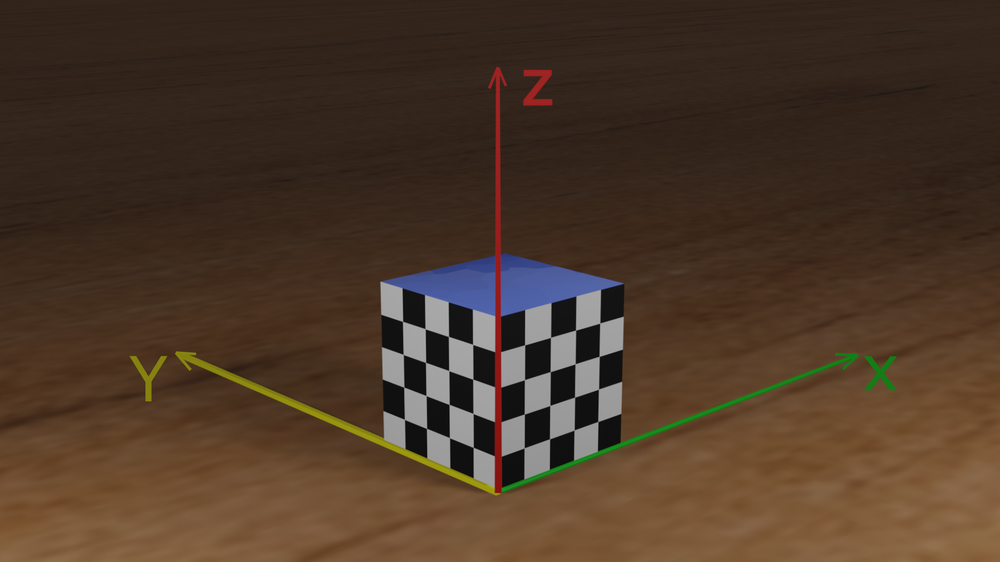
#> input picture checkboard.png, 1000 x 562 px, shrunk from 2002 x 1126 before the run
$ python task2.py
#> lines starting #> are read from the running program, lines starting #| are printed output that depends on the picture; after the words box and inside, x2 and y2 are one past the last pixel; in counts of white or black regions, pixels touching at a corner belong together; long printed decimals are rounded

import numpy as np
from cv2 import imread, cvtColor, COLOR_BGR2GRAY, TERM_CRITERIA_EPS, TERM_CRITERIA_MAX_ITER, \
    findChessboardCorners, cornerSubPix, drawChessboardCorners

def findIntrinsicParams(world_cords,img_points):
    A1=[]
    A2=[]
    for item in world_cords:
        litem=list(item)
        l2=list(item)
        litem2=[]
        litem.append(1)
        litem.append(0)
        litem.append(0)
        litem.append(0)
        litem.append(0)
        A1.append(litem)
        litem2.append(0)
        litem2.append(0)
        litem2.append(0)
        litem2.append(0)
        litem2.extend(l2)
        litem2.append(1)
        A2.append(litem2)
    A=[x for y in zip(A1,A2) for x in y]
    A=np.array([np.array(x) for x in A],dtype=object)
    A5=[]
    img_points=np.array(img_points).flatten().reshape(36,2)
    for i in range(0,36):
        x=img_points[i]
        w=world_cords[i]
        A3=np.array([-x[0]*w[0], -x[0]*w[1],-x[0]*w[2],-x[0]])
        A4=np.array([-x[1]*w[0], -x[1]*w[1],-x[1]*w[2],-x[1]])
        A5.append(A3)
        A5.append(A4)
    A5=np.array(A5).flatten().reshape(72,4)
    A6=np.hstack((A,A5)).astype(float)
    # print(A6)
    U,S,VT=np.linalg.svd(A6)
    m=VT[11].reshape((3,4))
    m=m/(np.linalg.norm(np.array([m[2][0],m[2][1],m[2][2]])))
    m1=np.array([m[0][0],m[0][1],m[0][2]]).T
    m2=np.array([m[1][0],m[1][1],m[1][2]]).T
    m3=np.array([m[2][0],m[2][1],m[2][2]]).T
    m4=np.array([m[0][3],m[1][3],m[2][3]]).T
    ox=np.dot(m1.T,m3)
    oy=np.dot(m2.T,m3)
    fx=np.sqrt((np.dot(m1.T,m1)-ox**2))
    fy=np.sqrt((np.dot(m2,m2.T)-oy**2))

    # cc=np.dot(m,np.array([40,0,40,1]))
    # print(cc[0]/cc[2],cc[1]/cc[2])

    return [fx,fy,ox,oy]

def calibrate(imgname):
    #......
#> called with imgname = 'checkboard.png'
    criteria = (TERM_CRITERIA_EPS + TERM_CRITERIA_MAX_ITER, 30, 0.001)
    load_image=imread(imgname)
#> load_image is the input picture: shape (562, 1000, 3); mean B, G, R 40.6, 56.2, 76.2
    gray_image=cvtColor(load_image,COLOR_BGR2GRAY)
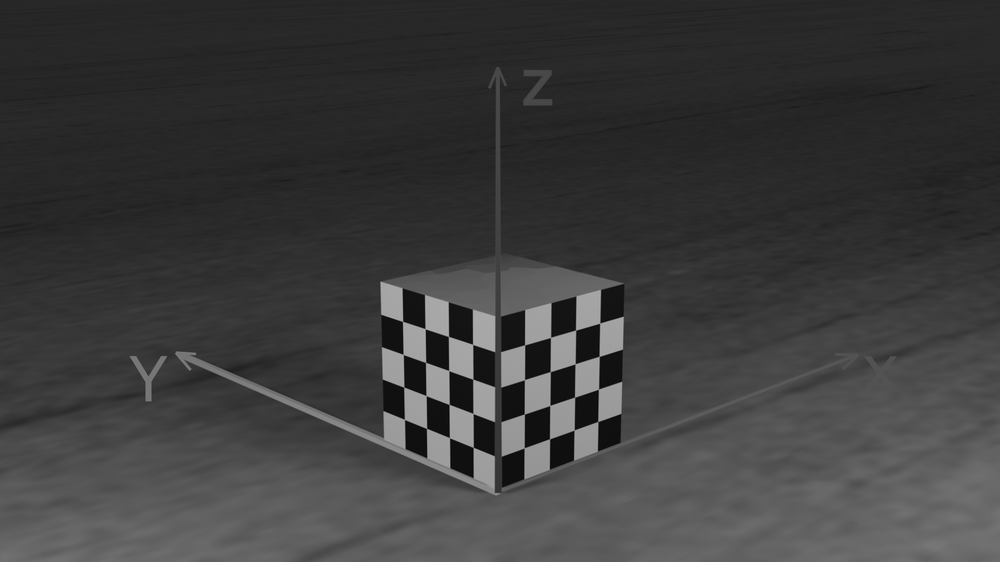
#> gray_image: shape (562, 1000); min 2, max 178, mean 60.4
    r,corners = findChessboardCorners(gray_image,(4,9))
#> r = True; corners = 36 rows, first 8: [599.6, 323.3], [599, 356.5], [598.5, 389.2], [597.9, 421.5], [575.9, 330.2], [575, 363.8], [574.7, 397.2], [574, 430]
    img_points = []
    corners2 = cornerSubPix(gray_image,corners, (6,6), (-1,-1), criteria)
#> corners2 = 36 rows, first 8: [599.7, 323.1], [599.2, 356.3], [598.5, 389.2], [597.8, 421.5], [575.6, 330.1], [575.1, 363.8], [574.6, 397.2], [574.1, 430]
    img_points.append(corners)
    drawChessboardCorners(load_image, (4,9), corners2, r)
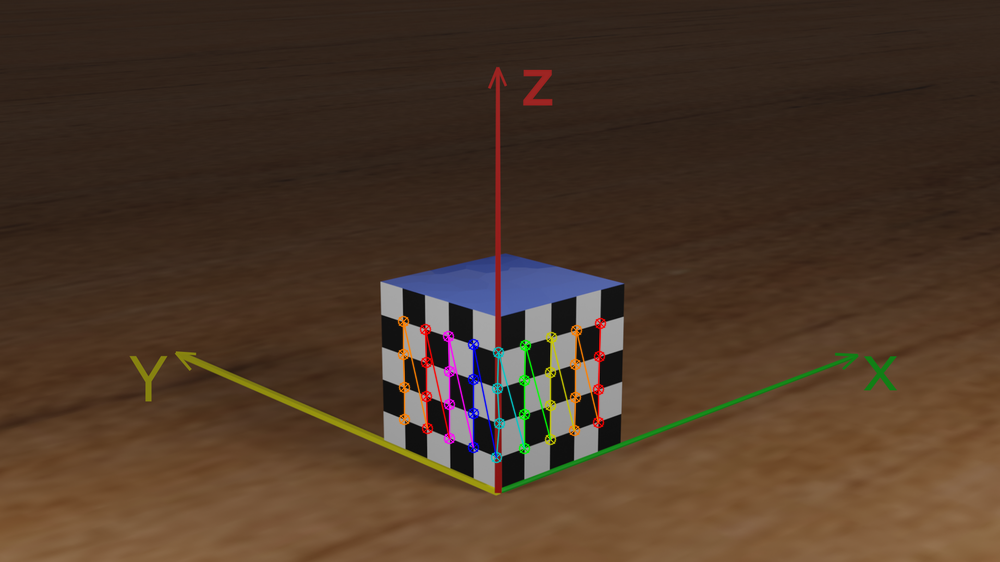
#> load_image: shape (562, 1000, 3); 1.44% of pixels changed, all inside (x1, y1, x2, y2) = (397, 315, 607, 464)

    # print(img_points[0])
    world_cords=np.array([
        [40,0,40],[40,0,30],[40,0,20],[40,0,10],
        [30,0,40],[30,0,30],[30,0,20],[30,0,10],
        [20,0,40],[20,0,30],[20,0,20],[20,0,10],
        [10,0,40],[10,0,30],[10,0,20],[10,0,10],
        [0,0,40],[0,0,30],[0,0,20],[0,0,10],
        [0,10,40],[0,10,30],[0,10,20],[0,10,10],
        [0,20,40],[0,20,30],[0,20,20],[0,20,10],
        [0,30,40],[0,30,30],[0,30,20],[0,30,10],
        [0,40,40],[0,40,30],[0,40,20],[0,40,10]
    ])

    intrinsic_params=findIntrinsicParams(world_cords,img_points)
#> in findIntrinsicParams, `img_points=np.array(img_points).flatten().reshape(36,2)`: img_points = 36 pairs, first value 402.5 to 599.7, second value 321.4 to 456.7
#> the loop in findIntrinsicParams, `for i in range(0,36):` made 36 passes
#> (x, A3, A4) on passes 1 to 8: ([599.7, 323.1], [-23989, 0, -23989, -599.7], [-12924.9, 0, -12924.9, -323.1]), ([599.2, 356.3], [-23967.4, 0, -17975.5, -599.2], [-14253.8, 0, -10690.4, -356.3]), ([598.5, 389.2], [-23939.4, 0, -11969.7, -598.5], [-15566.2, 0, -7783.1, -389.2]), ([597.8, 421.5], [-23912, 0, -5978, -597.8], [-16860.4, 0, -4215.1, -421.5]), ([575.6, 330.1], [-17267.1, 0, -23022.8, -575.6], [-9903.8, 0, -13205.1, -330.1]), ([575.1, 363.8], [-17253.2, 0, -17253.2, -575.1], [-10913.5, 0, -10913.5, -363.8]), ([574.6, 397.2], [-17237.2, 0, -11491.4, -574.6], [-11915.3, 0, -7943.5, -397.2]), ([574.1, 430], [-17224.4, 0, -5741.5, -574.1], [-12900.5, 0, -4300.2, -430])
#> after the loop in findIntrinsicParams, `for i in range(0,36):`: A5 = 72 items, first 6: [-23989, 0, -23989, -599.7], [-12924.9, 0, -12924.9, -323.1], [-23967.4, 0, -17975.5, -599.2], [-14253.8, 0, -10690.4, -356.3], [-23939.4, 0, -11969.7, -598.5], [-15566.2, 0, -7783.1, -389.2]
#> in findIntrinsicParams, `A5=np.array(A5).flatten().reshape(72,4)`: A5 = 72 rows, first 6: [-23989, 0, -23989, -599.7], [-12924.9, 0, -12924.9, -323.1], [-23967.4, 0, -17975.5, -599.2], [-14253.8, 0, -10690.4, -356.3], [-23939.4, 0, -11969.7, -598.5], [-15566.2, 0, -7783.1, -389.2]
#> in findIntrinsicParams, `U,S,VT=np.linalg.svd(A6)`:
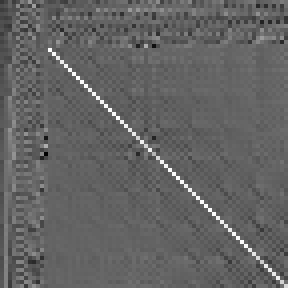
#> U: shape (72, 72) float64 (shown 4 times larger); min -0.607, max 0.943, mean -0.000679; drawn with min black and max white
#> in findIntrinsicParams, `U,S,VT=np.linalg.svd(A6)`: S = [118199.8, 67959.1, 37283.9, 1307.7, 188.1, 109.9, 59.35, 10.5, 7.13, 5.19, 1.45, 0.00323]
#> in findIntrinsicParams, `m=VT[11].reshape((3,4))`: m = [[-0.00504, 0.00229, 0.000483, -0.712], [0.000219, 0.000272, 0.0053, -0.702], [-2.48e-06, -2.53e-06, 9.79e-07, -0.00143]]
#> in findIntrinsicParams, `m=m/(np.linalg.norm(np.array([m[2][0],m[2][1],m[2][2]])))`: m = [[-1372.6, 622.4, 131.5, -193771.2], [59.64, 73.99, 1442, -191207], [-0.674, -0.689, 0.266, -389.5]]
#> in findIntrinsicParams, `m1=np.array([m[0][0],m[0][1],m[0][2]]).T`: m1 = [-1372.6, 622.4, 131.5]
#> in findIntrinsicParams, `m2=np.array([m[1][0],m[1][1],m[1][2]]).T`: m2 = [59.64, 73.99, 1442]
#> in findIntrinsicParams, `m3=np.array([m[2][0],m[2][1],m[2][2]]).T`: m3 = [-0.674, -0.689, 0.266]
#> in findIntrinsicParams, `m4=np.array([m[0][3],m[1][3],m[2][3]]).T`: m4 = [-193771.2, -191207, -389.5]
#> in findIntrinsicParams, `ox=np.dot(m1.T,m3)`: ox = 531.2
#> in findIntrinsicParams, `oy=np.dot(m2.T,m3)`: oy = 293.1
#> in findIntrinsicParams, `fx=np.sqrt((np.dot(m1.T,m1)-ox**2))`: fx = 1416.5
#> in findIntrinsicParams, `fy=np.sqrt((np.dot(m2,m2.T)-oy**2))`: fy = 1415.1
#> intrinsic_params = [1416.5, 1415.1, 531.2, 293.1]
    # print(intrinsic_params)
    return intrinsic_params,True

if __name__ == "__main__":
    intrinsic_params, is_constant = calibrate('checkboard.png')
#> intrinsic_params = [1416.5, 1415.1, 531.2, 293.1]; is_constant = True
    print(intrinsic_params)
#| [1416.489, 1415.075, 531.243, 293.072]
    print(is_constant)
#| True
